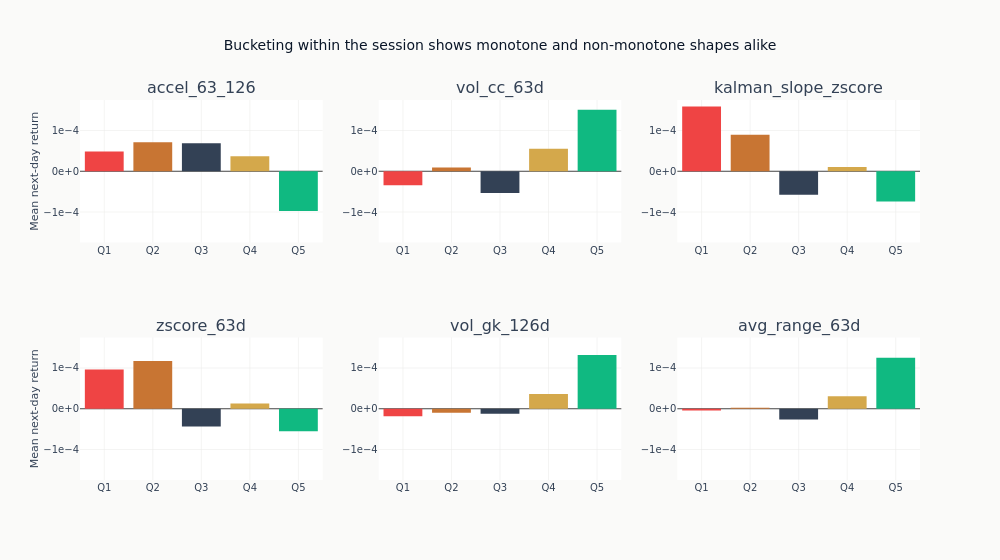

The notebook cell saved with this chart:
### Code cell
if quantile_spreads:
    figure_rows = (len(features_to_show) + 2) // 3
    fig = make_subplots(rows=figure_rows, cols=3, subplot_titles=features_to_show)
    quantile_colors = [
        COLORS["negative"],
        COLORS["copper"],
        COLORS["neutral"],
        COLORS["amber"],
        COLORS["positive"],
    ]
    for index, feature in enumerate(features_to_show):
        row, column = divmod(index, 3)
        fig.add_trace(
            go.Bar(
                x=[f"Q{quantile + 1}" for quantile in range(N_QUANTILES)],
                y=quantile_spreads[feature],
                marker_color=quantile_colors,
                showlegend=False,
            ),
            row=row + 1,
            col=column + 1,
        )
    fig.update_layout(
        title="Bucketing within the session shows monotone and non-monotone shapes alike",
        height=280 * figure_rows,
        width=1000,
    )
    # One shared y range, so a weak profile cannot be rescaled to look like a strong one.
    span = max(abs(value) for feature in features_to_show for value in quantile_spreads[feature])
    fig.update_yaxes(range=[-1.1 * span, 1.1 * span], tickformat=".0e")
    for row in range(1, figure_rows + 1):
        fig.update_yaxes(title_text="Mean next-day return", row=row, col=1)
    show_plotly_with_alt(
        fig,
        "A small-multiple grid, one panel per leading column, each showing the mean "
        "next-day return of the five within-session buckets from the lowest to the "
        "highest value of that column. All panels share one vertical range. Some rise "
        "or fall monotonically across the buckets, and others turn in the middle or put "
        "their extreme in an interior bucket, so a similar mean correlation is produced "
        "by quite different shapes.",
    )

### Figure 1 — Plotly figure (JSON) as saved in the notebook; plotly's stock layout.template omitted (floating-point values rounded to 4 significant figures)
{"data": [{"marker": {"color": ["#ef4444", "#C87533", "#334155", "#D4A84B", "#10b981"]}, "showlegend": false, "type": "bar", "x": ["Q1", "Q2", "Q3", "Q4", "Q5"], "xaxis": "x", "y": [4.82e-05, 7.131e-05, 6.879e-05, 3.657e-05, -9.77e-05], "yaxis": "y"}, {"marker": {"color": ["#ef4444", "#C87533", "#334155", "#D4A84B", "#10b981"]}, "showlegend": false, "type": "bar", "x": ["Q1", "Q2", "Q3", "Q4", "Q5"], "xaxis": "x2", "y": [-3.415e-05, 9.075e-06, -5.35e-05, 5.514e-05, 0.0001506], "yaxis": "y2"}, {"marker": {"color": ["#ef4444", "#C87533", "#334155", "#D4A84B", "#10b981"]}, "showlegend": false, "type": "bar", "x": ["Q1", "Q2", "Q3", "Q4", "Q5"], "xaxis": "x3", "y": [0.0001588, 8.981e-05, -5.739e-05, 1.025e-05, -7.435e-05], "yaxis": "y3"}, {"marker": {"color": ["#ef4444", "#C87533", "#334155", "#D4A84B", "#10b981"]}, "showlegend": false, "type": "bar", "x": ["Q1", "Q2", "Q3", "Q4", "Q5"], "xaxis": "x4", "y": [9.626e-05, 0.0001171, -4.355e-05, 1.269e-05, -5.534e-05], "yaxis": "y4"}, {"marker": {"color": ["#ef4444", "#C87533", "#334155", "#D4A84B", "#10b981"]}, "showlegend": false, "type": "bar", "x": ["Q1", "Q2", "Q3", "Q4", "Q5"], "xaxis": "x5", "y": [-1.855e-05, -9.908e-06, -1.235e-05, 3.596e-05, 0.000132], "yaxis": "y5"}, {"marker": {"color": ["#ef4444", "#C87533", "#334155", "#D4A84B", "#10b981"]}, "showlegend": false, "type": "bar", "x": ["Q1", "Q2", "Q3", "Q4", "Q5"], "xaxis": "x6", "y": [-4.543e-06, 2.482e-06, -2.633e-05, 3.06e-05, 0.000125], "yaxis": "y6"}], "layout": {"annotations": [{"font": {"size": 16}, "showarrow": false, "text": "accel_63_126", "x": 0.1444, "xanchor": "center", "xref": "paper", "y": 1.0, "yanchor": "bottom", "yref": "paper"}, {"font": {"size": 16}, "showarrow": false, "text": "vol_cc_63d", "x": 0.5, "xanchor": "center", "xref": "paper", "y": 1.0, "yanchor": "bottom", "yref": "paper"}, {"font": {"size": 16}, "showarrow": false, "text": "kalman_slope_zscore", "x": 0.8556, "xanchor": "center", "xref": "paper", "y": 1.0, "yanchor": "bottom", "yref": "paper"}, {"font": {"size": 16}, "showarrow": false, "text": "zscore_63d", "x": 0.1444, "xanchor": "center", "xref": "paper", "y": 0.375, "yanchor": "bottom", "yref": "paper"}, {"font": {"size": 16}, "showarrow": false, "text": "vol_gk_126d", "x": 0.5, "xanchor": "center", "xref": "paper", "y": 0.375, "yanchor": "bottom", "yref": "paper"}, {"font": {"size": 16}, "showarrow": false, "text": "avg_range_63d", "x": 0.8556, "xanchor": "center", "xref": "paper", "y": 0.375, "yanchor": "bottom", "yref": "paper"}], "height": 560, "title": {"text": "Bucketing within the session shows monotone and non-monotone shapes alike"}, "width": 1000, "xaxis": {"anchor": "y", "domain": [0.0, 0.2889]}, "xaxis2": {"anchor": "y2", "domain": [0.3556, 0.6444]}, "xaxis3": {"anchor": "y3", "domain": [0.7111, 1.0]}, "xaxis4": {"anchor": "y4", "domain": [0.0, 0.2889]}, "xaxis5": {"anchor": "y5", "domain": [0.3556, 0.6444]}, "xaxis6": {"anchor": "y6", "domain": [0.7111, 1.0]}, "yaxis": {"anchor": "x", "domain": [0.625, 1.0], "range": [-0.0001747, 0.0001747], "tickformat": ".0e", "title": {"text": "Mean next-day return"}}, "yaxis2": {"anchor": "x2", "domain": [0.625, 1.0], "range": [-0.0001747, 0.0001747], "tickformat": ".0e"}, "yaxis3": {"anchor": "x3", "domain": [0.625, 1.0], "range": [-0.0001747, 0.0001747], "tickformat": ".0e"}, "yaxis4": {"anchor": "x4", "domain": [0.0, 0.375], "range": [-0.0001747, 0.0001747], "tickformat": ".0e", "title": {"text": "Mean next-day return"}}, "yaxis5": {"anchor": "x5", "domain": [0.0, 0.375], "range": [-0.0001747, 0.0001747], "tickformat": ".0e"}, "yaxis6": {"anchor": "x6", "domain": [0.0, 0.375], "range": [-0.0001747, 0.0001747], "tickformat": ".0e"}}}
